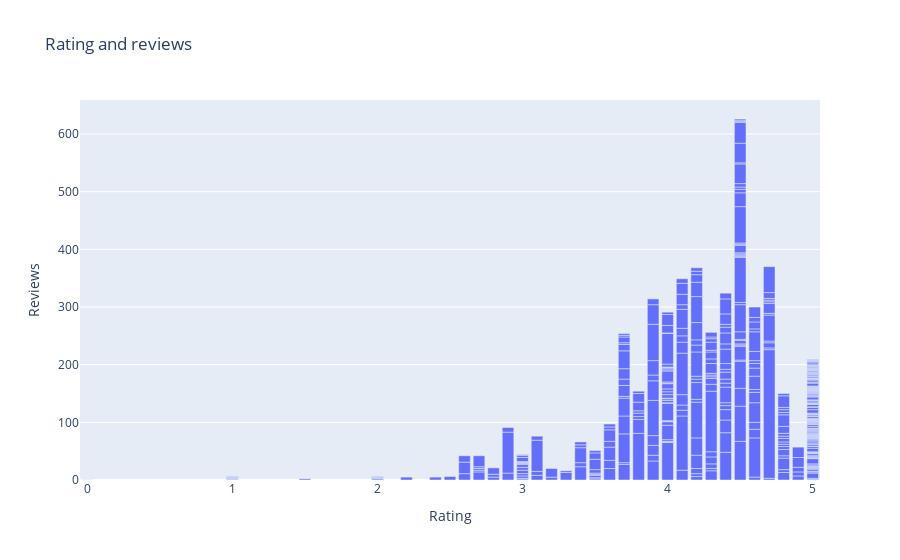

The code cell stored with this chart in its notebook:
### Markdown cell above
0.30: This value indicates a moderate correlation between the 'Reviews' and 'Rating' variables. A correlation of 0.30 suggests that there is a moderate relationship between the number of reviews and ratings. In other words, higher ratings tend to be associated with more reviews, and vice versa.

### Code cell
fig = px.bar(nike_product, x='Rating', y='Reviews', title='Rating and reviews')
fig.show()

### Figure 1 — Plotly figure (JSON) as saved in the notebook; plotly's stock layout.template omitted (floating-point values rounded to 4 significant figures; data arrays with more than 128 entries replaced by an {"elided": "..."} marker saying what was removed)
{"data": [{"alignmentgroup": "True", "hovertemplate": "Rating=%{x}<br>Reviews=%{y}<extra></extra>", "legendgroup": "", "marker": {"color": "#636efa", "pattern": {"shape": ""}}, "name": "", "offsetgroup": "", "orientation": "v", "showlegend": false, "textposition": "auto", "type": "bar", "x": {"elided": "643 float values"}, "xaxis": "x", "y": {"elided": "643 int values"}, "yaxis": "y"}], "layout": {"barmode": "relative", "legend": {"tracegroupgap": 0}, "title": {"text": "Rating and reviews"}, "xaxis": {"anchor": "y", "domain": [0, 1], "title": {"text": "Rating"}}, "yaxis": {"anchor": "x", "domain": [0, 1], "title": {"text": "Reviews"}}}}
